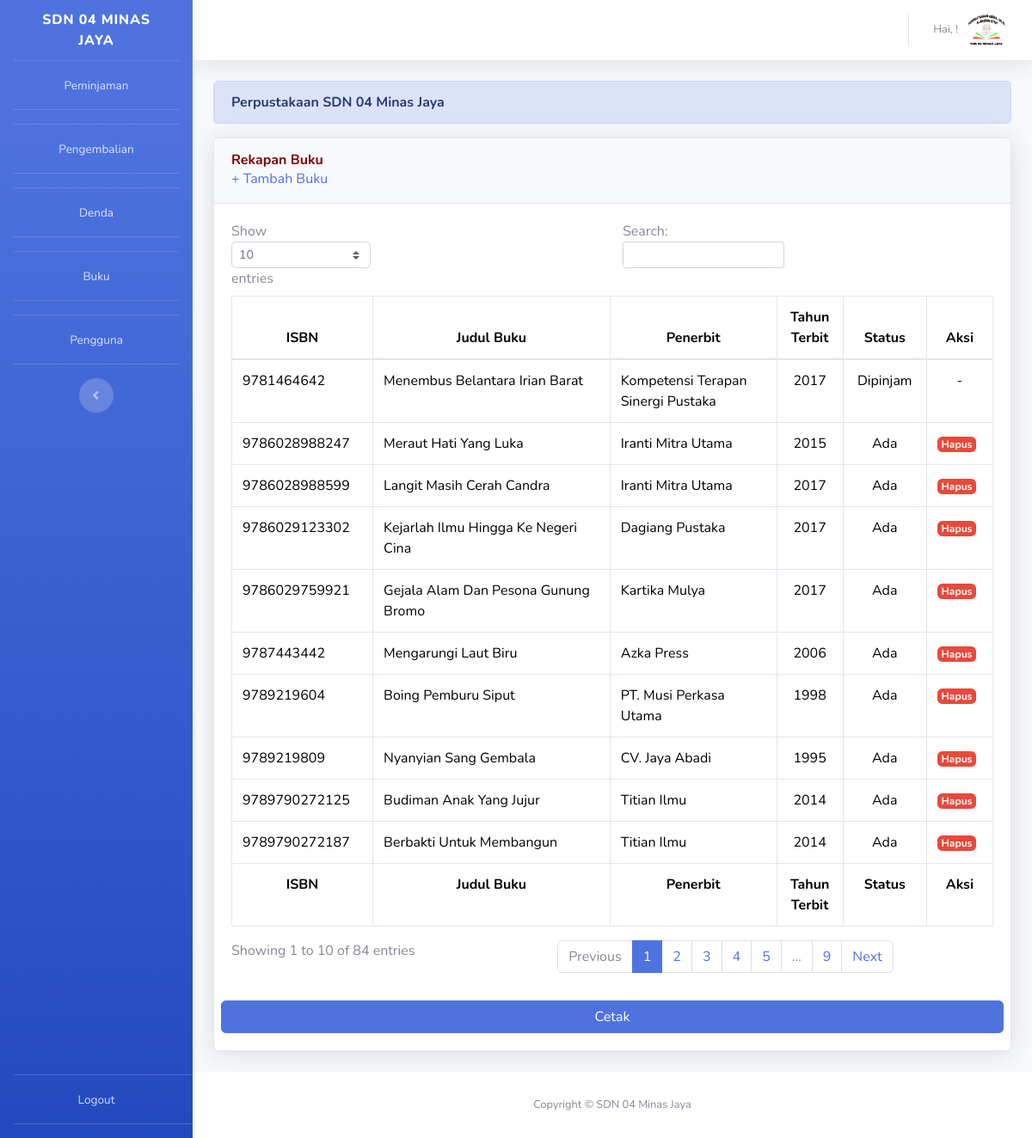
Screenshot of /index.php/admin/buku with the database file from the repository.
### tables this page shows
CREATE TABLE `buku` (
  `id_buku` varchar(100) NOT NULL,
  `penerbit` varchar(100) NOT NULL,
  `thn_terbit` year(4) DEFAULT NULL,
  `judul` varchar(255) NOT NULL,
  `pengarang` varchar(255) NOT NULL,
  `tersedia` int(50) NOT NULL DEFAULT 1
);

### application/controllers/Admin.php (called while the page is built, shortened)
<?php
class Admin extends CI_Controller
{
	public function buku()
	{
		$buku = $this->db->query("SELECT * FROM buku")->result();
		$rekapan_buku = json_decode(json_encode($buku), True);
		$data['buku'] = $rekapan_buku;
		$this->load->view('template/header');
		$this->load->view('admin/tabel_buku', $data);
		$this->load->view('template/footer');
	}
}

### index.php (called while the page is built, shortened)
<?php
require_once BASEPATH.'core/CodeIgniter.php';

### application/views/admin/tabel_buku.php (the view)
  <div class="container-fluid">
<div class="alert alert-primary" role="alert" small-text>
<strong>Perpustakaan SDN 04 Minas Jaya</strong>
</div>
<div class="card shadow mb-4">
  <div class="card-header py-3">
	<h6 style="color: maroon;" class="m-0 font-weight-bold">Rekapan Buku</h6><a href="<?= base_url('admin/tambahbuku'); ?>">+ Tambah Buku</a>
  </div>
  <div class="card-body">
	<div class="table-responsive">
	  <table class="table table-bordered" style="color: black;" id="dataTable" width="100%" cellspacing="0">
	  	<thead>
		  <tr>
			<th class="text-center">ISBN</th>
			<th class="text-center">Judul Buku</th>
			<th class="text-center">Penerbit</th>
			<th class="text-center">Tahun Terbit</th>
			<th class="text-center">Status</th>
			<th class="text-center">Aksi</th>
		  </tr>
		</thead>
		<tfoot>
		<tr>
			<th class="text-center">ISBN</th>
			<th class="text-center">Judul Buku</th>
			<th class="text-center">Penerbit</th>
			<th class="text-center">Tahun Terbit</th>
			<th class="text-center">Status</th>
			<th class="text-center">Aksi</th>
		  </tr>
		</tfoot>
		<tbody>
			<?php foreach($buku as $row) : ?>
			<tr>
				<td><?= $row['id_buku'] ?></td>
				<td><?= $row['judul'] ?></td>
				<td><?= $row['penerbit'] ?></td>
				<td class="text-center"><?= $row['thn_terbit'] ?></td>
				<?php if($row['tersedia'] == 0): ?>
					<td class="text-center">Dipinjam</td>
					<td class="text-center">-</td>
					<?php endif; ?>
				<?php if($row['tersedia'] != 0): ?>
					<td class="text-center">Ada</td>
					<td><a href="<?= base_url('admin/hapusbuku'); ?>?id=<?= $row['id_buku']; ?>" class="badge badge-danger" onclick="return confirm('Sudah Oke ingin menghapus buku ini?')">Hapus</a></td>
					<?php endif; ?>
			</tr>
			<?php endforeach; ?>
		</tbody>
	  </table>
	</div>
	<div class="row">
		<a href="<?= base_url('admin/cetakrekapanbuku'); ?>" class="mt-3 col-lg-12 text-center btn btn-primary">Cetak</a>
	</div>
  </div>
</div>
</div>

### application/views/template/header.php (shortened to what this page needs)
<!DOCTYPE html>
<html lang="en">
<head>
  <link href="<?= base_url('assets'); ?>/vendor/fontawesome-free/css/all.min.css" rel="stylesheet" type="text/css">
  <link href="<?= base_url('assets'); ?>/css/sb-admin-2.min.css" rel="stylesheet">
</head>
<body id="page-top">
<?php
		if(isset($_SERVER['HTTPS']) && $_SERVER['HTTPS'] === 'on')
         $url = "https://";
    else
         $url = "http://";
    $url.= $_SERVER['HTTP_HOST'];
    $url.= $_SERVER['REQUEST_URI']; ?>
  <div id="wrapper">
    <ul class="navbar-nav bg-gradient-primary sidebar sidebar-dark accordion" id="accordionSidebar">
      <a class="sidebar-brand d-flex align-items-center justify-content-center" href="<?= base_url('admin'); ?>">
        <div class="sidebar-brand-text mx-3">SDN 04 Minas Jaya</div>
      </a>
      <hr class="sidebar-divider my-0">
      <li class="nav-item"
			<?php if($url == base_url('admin/peminjaman')) { ?>
			style="background-color: salmon;"
			<?php } ?>
			>
        <a class="text-center nav-link" href="<?= base_url('admin/peminjaman'); ?>">
          <span>Peminjaman</span></a>
      </li>
      <hr class="sidebar-divider">
      <hr class="sidebar-divider my-0">
            <li class="nav-item"
			<?php if($url == base_url('admin/pengembalian')) { ?>
			style="background-color: salmon;"
			<?php } ?>
			>
			<a class="text-center nav-link" href="<?= base_url('admin/pengembalian'); ?>">
          <span>Pengembalian</span></a>
      </li>
      <hr class="sidebar-divider">
			<hr class="sidebar-divider my-0">
		      <li class="nav-item"
			<?php if($url == base_url('admin/denda')) { ?>
			style="background-color: salmon;"
			<?php } ?>
			>
	<a class="text-center nav-link" href="<?= base_url('admin/denda'); ?>">
			<span>Denda</span></a>
		</li>
		<hr class="sidebar-divider">
		<hr class="sidebar-divider my-0">
		      <li class="nav-item"
			<?php if($url == base_url('admin/buku')) { ?>
			style="background-color: salmon;"
			<?php } ?>
			>
	<a class="text-center nav-link" href="<?= base_url('admin/buku'); ?>">
			<span>Buku</span></a>
		</li>
		<hr class="sidebar-divider">
			<hr class="sidebar-divider my-0">
						<li class="nav-item"
				<?php if($url == base_url('admin/pengguna')) { ?>
				style="background-color: salmon;"
				<?php } ?>
				>
			<a class="text-center nav-link" href="<?= base_url('admin/pengguna'); ?>">
				<span>Pengguna</span></a>
			</li>
			<hr class="sidebar-divider">
      <div class="text-center d-none d-md-inline">
        <button class="rounded-circle border-0" id="sidebarToggle"></button>
      </div>
		<div class="fixed-bottom">
		<hr class="sidebar-divider my-0">
		      <li class="nav-item">
			<a class="text-center nav-link" href="<?= base_url('auth/logout'); ?>">
				<span>Logout</span></a>
			</li>
			<hr class="sidebar-divider">
		</div>
    </ul>
    <div id="content-wrapper" class="d-flex flex-column">
      <div id="content">
        <nav class="navbar navbar-expand navbar-light bg-white topbar mb-4 static-top shadow">
          <ul class="navbar-nav ml-auto">
            <li class="nav-item dropdown no-arrow">
              <a class="nav-link dropdown-toggle" href="#" id="userDropdown" role="button" data-toggle="dropdown" aria-haspopup="true" aria-expanded="false">
                <span class="mr-2 d-none d-lg-inline text-gray-600 small">Hai, <?= $_SESSION['nama']; ?>!</span>
                <img width="50px" class="rounded-circle" src="<?= base_url('assets'); ?>/img/logo.png">
              </a>
            </li>
          </ul>
        </nav>

### application/views/template/footer.php (shortened to what this page needs)
      </div>
      <footer class="sticky-footer bg-white">
        <div class="container my-auto">
          <div class="copyright text-center my-auto">
            <span>Copyright &copy; SDN 04 Minas Jaya</span>
          </div>
        </div>
      </footer>
    </div>
  </div>
</body>
</html>

### rows the page displays
buku: id_buku "9781464642", judul "Menembus Belantara Irian Barat", penerbit "Kompetensi Terapan Sinergi Pustaka", thn_terbit "2017", tersedia "Dipinjam"
buku: id_buku "9786028988247", judul "Meraut Hati Yang Luka", penerbit "Iranti Mitra Utama", thn_terbit "2015"
buku: id_buku "9786028988599", judul "Langit Masih Cerah Candra", penerbit "Iranti Mitra Utama", thn_terbit "2017"
buku: id_buku "9786029123302", judul "Kejarlah Ilmu Hingga Ke Negeri Cina", penerbit "Dagiang Pustaka", thn_terbit "2017"
buku: id_buku "9786029759921", judul "Gejala Alam Dan Pesona Gunung Bromo", penerbit "Kartika Mulya", thn_terbit "2017"
buku: id_buku "9787443442", judul "Mengarungi Laut Biru", penerbit "Azka Press", thn_terbit "2006"
buku: id_buku "9789219604", judul "Boing Pemburu Siput", penerbit "PT. Musi Perkasa Utama", thn_terbit "1998"
buku: id_buku "9789219809", judul "Nyanyian Sang Gembala", penerbit "CV. Jaya Abadi", thn_terbit "1995"
buku: id_buku "9789790272125", judul "Budiman Anak Yang Jujur", penerbit "Titian Ilmu", thn_terbit "2014"
buku: id_buku "9789790272187", judul "Berbakti Untuk Membangun", penerbit "Titian Ilmu", thn_terbit "2014"
